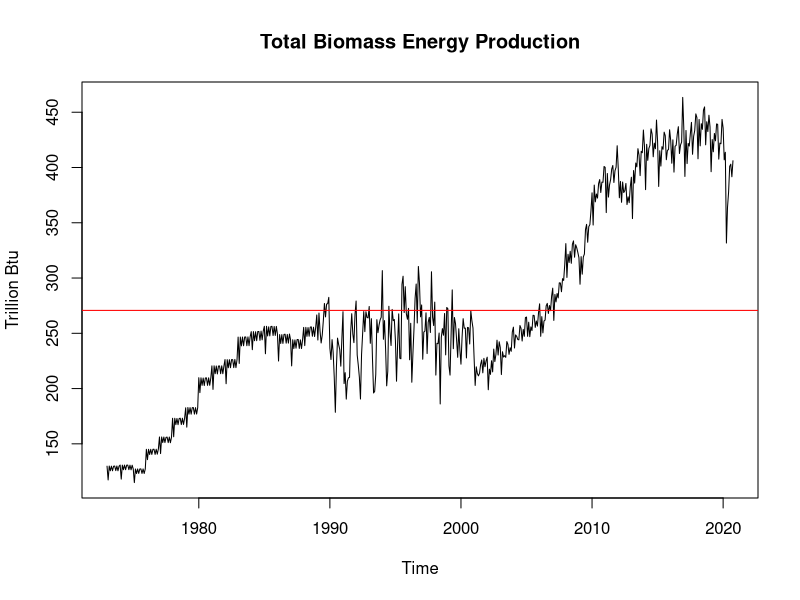
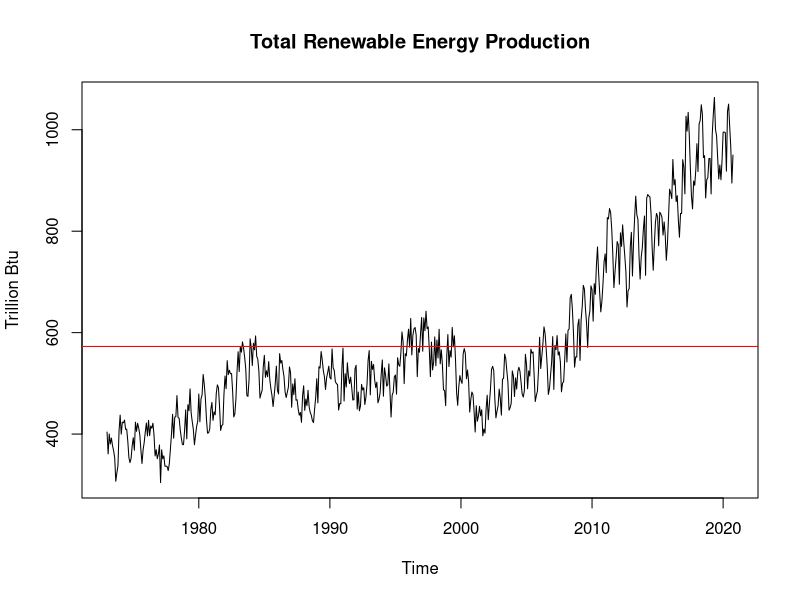
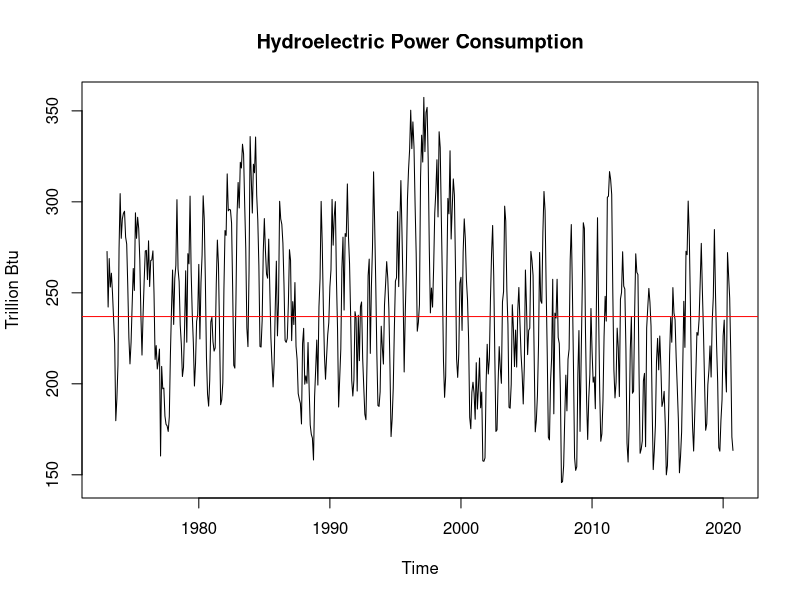
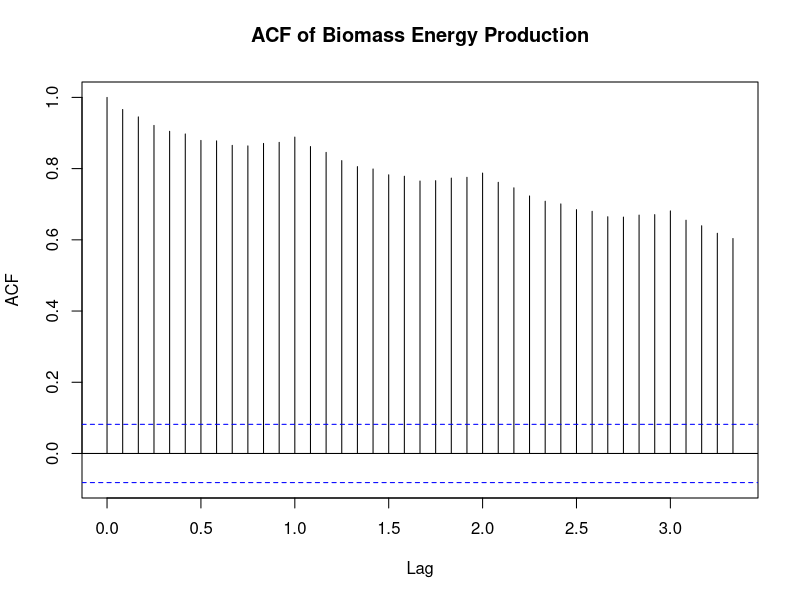
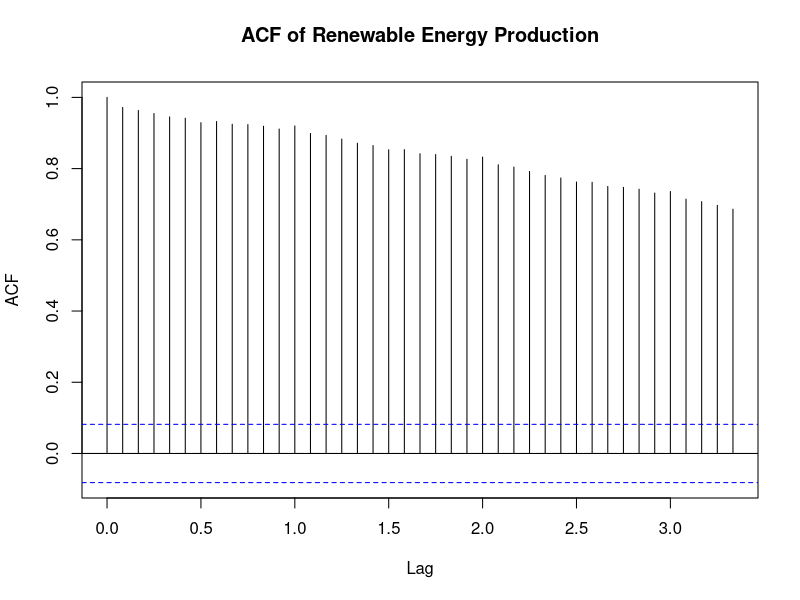
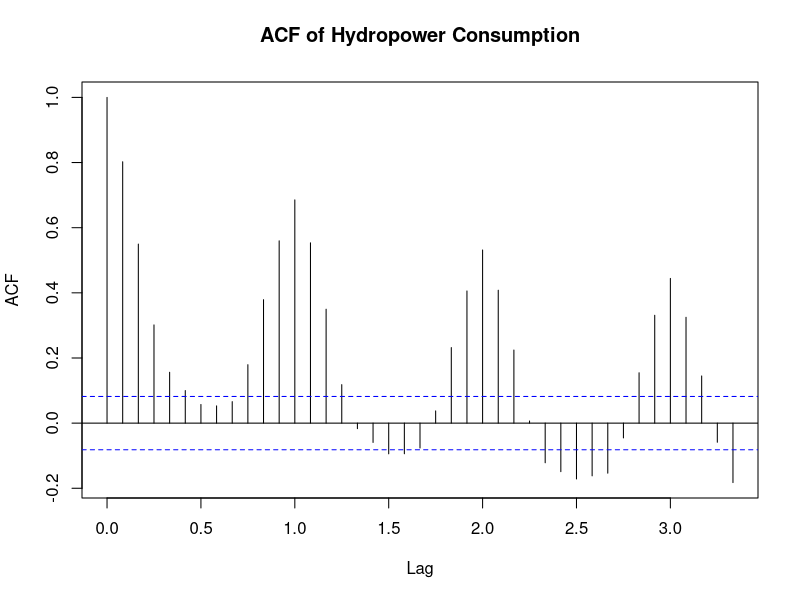
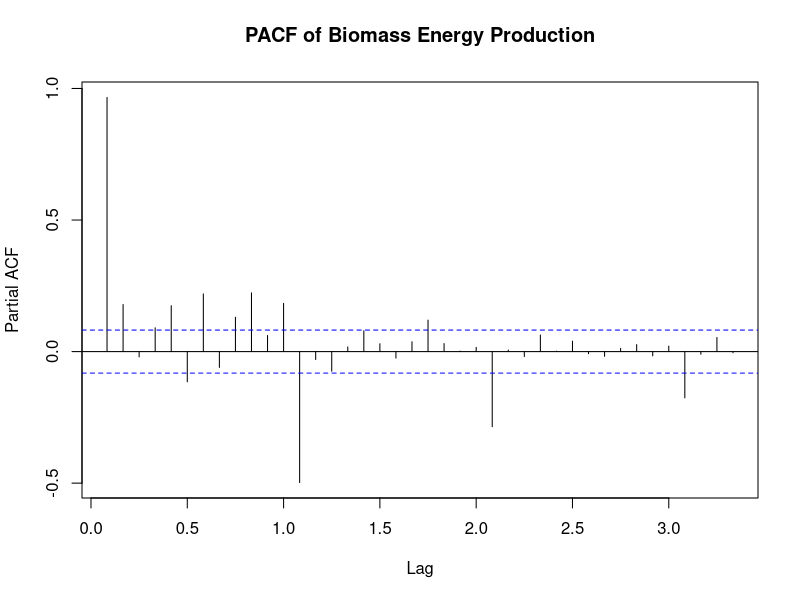
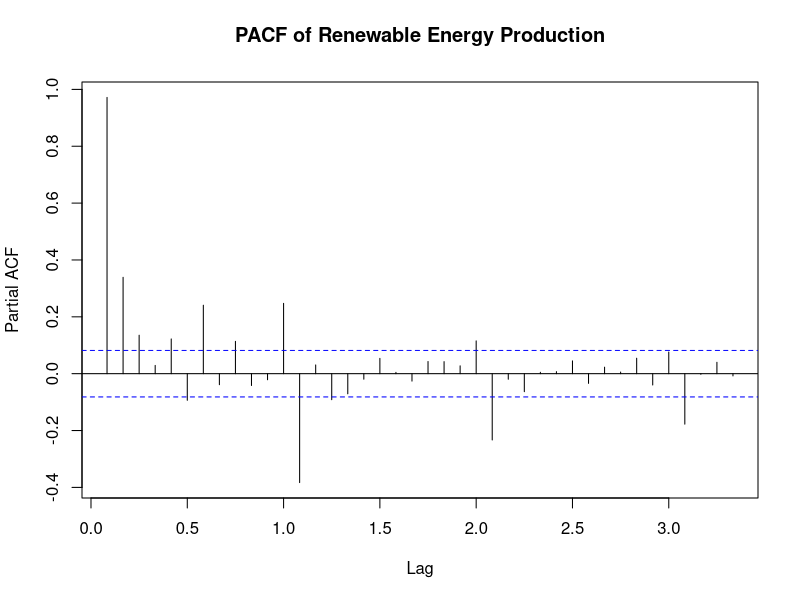

Write the R code that produced these figures, in order.
## ---- chunk 1
knitr::opts_chunk$set(fig.width=7, fig.height=4.2)
## ---- chunk 2
#Load/install required package here
library(tseries)
library(forecast)
library(dplyr)
library(readxl)

#setting digit to be maximum of 6
options(digits=6)
## ---- chunk 3
#Importing data set
setwd("/Users/stefanchen/Documents/Duke/Classes/Spring 2021/ENV 790/GitHub/ENV790_30_TSA_S2021/Data")
re.df<-read_xlsx("Table_10.1_Renewable_Energy_Production_and_Consumption_by_Source.xlsx", skip=10)
## ---- chunk 4
#Create data frame with the selected column
re_select<-re.df %>%
  select("Total Biomass Energy Production", 
         "Total Renewable Energy Production", 
         "Hydroelectric Power Consumption")

#Remove rows of units by selecting [numeric rows, all columns]
re_select<-re_select[!is.na(as.numeric(re_select$'Total Biomass Energy Production')),]

#Transforming characters to numeric
re_select<-sapply(re_select,as.numeric) %>%
  as.data.frame() 

#Confirm data type
str(re_select)
## ---- chunk 5
#Confirm the first 6 values
head(re_select)
## ---- chunk 6
#transform dataframe to time series
ts_select<-ts(re_select, start=c(1973,1), frequency=12)

#transform each columns in data frame to time series
ts_bio<-ts(re_select[,1], start=1973, frequency=12)
ts_re<-ts(re_select[,2], start=1973, frequency=12)
ts_hydro<-ts(re_select[,3], start=1973, frequency=12)

head(ts_select)
## ---- chunk 7
#c(mean, sd)
round(c(mean(ts_bio),sd(ts_bio)),2)
round(c(mean(ts_re),sd(ts_re)),2)
round(c(mean(ts_hydro),sd(ts_hydro)),2)
## ---- chunk 8
#plot times series for Total Biomass Energy Production
plot(ts_bio, 
     main="Total Biomass Energy Production", 
     ylab="Trillion Btu",
     type="l")
abline(h=270.70, col="red")   #adding a horizontal line
## ---- chunk 9
#plot times series for Total Renewable Energy Production
plot(ts_re,
     main="Total Renewable Energy Production",
     ylab="Trillion Btu",
     type="l")
abline(h=572.73, col="red")   #adding a horizontal line
## ---- chunk 10
#plot times series for Hydroelectric Power Consumption
plot(ts_hydro,
     main="Hydroelectric Power Consumption",
     ylab="Trillion Btu",
     type="l")
abline(h=236.95, col="red")   #adding a horizontal line
## ---- chunk 11
#correlation between the variables
cor(ts_re, ts_bio)
cor(ts_bio, ts_hydro)
cor(ts_hydro, ts_re)
## ---- chunk 12
#autocorrelation between the variables
acf(ts_re, lag.max = 40, main="ACF of Biomass Energy Production")
## ---- chunk 13
acf(ts_bio, lag.max = 40, main="ACF of Renewable Energy Production")
## ---- chunk 14
acf(ts_hydro, lag.max = 40, main="ACF of Hydropower Consumption")
## ---- chunk 15
#partial autocorrelation between the variables
pacf(ts_re, lag.max = 40, main="PACF of Biomass Energy Production")
## ---- chunk 16
pacf(ts_bio, lag.max = 40, main="PACF of Renewable Energy Production")
## ---- chunk 17
pacf(ts_hydro, lag.max = 40, main="PACF of Hydropower Consumption")
## ---- chunk 18
#Load/install required package here
library(tseries)
library(forecast)
library(dplyr)
library(readxl)

#setting digit to maximum of 6
options(digits=6)

#Importing initial data set
setwd("/Users/stefanchen/Documents/Duke/Classes/Spring 2021/ENV 790/GitHub/ENV790_30_TSA_S2021/Data")
re.df<-read_xlsx("Table_10.1_Renewable_Energy_Production_and_Consumption_by_Source.xlsx", skip=10)

#Create data frame with the selected columns
re_select<-re.df %>%
  select("Total Biomass Energy Production", 
         "Total Renewable Energy Production", 
         "Hydroelectric Power Consumption")

#Remove rows of units by selecting [numeric rows which excludes characters, and all columns]
re_select<-re_select[!is.na(as.numeric(re_select$'Total Biomass Energy Production')),]

#Transforming characters to numeric value
re_select<-sapply(re_select,as.numeric) %>%
  as.data.frame() 

#Confirm data type
str(re_select)

#Confirm the first 6 values
head(re_select)

#Transform data frame to time series
ts_select<-ts(re_select, start=c(1973,1), frequency=12)

#Transform each columns in data frame to time series
ts_bio<-ts(re_select[,1], start=1973, frequency=12)
ts_re<-ts(re_select[,2], start=1973, frequency=12)
ts_hydro<-ts(re_select[,3], start=1973, frequency=12)

head(ts_select)  #show first six results

#Calculate mean and standard deviation and display c(mean, sd)
round(c(mean(ts_bio),sd(ts_bio)),2)
round(c(mean(ts_re),sd(ts_re)),2)
round(c(mean(ts_hydro),sd(ts_hydro)),2)

#Plot times series for Total Biomass Energy Production
plot(ts_bio, 
     main="Total Biomass Energy Production", 
     ylab="Trillion Btu",
     type="l")
abline(h=270.70, col="red")   #adding a horizontal line

#Plot times series for Total Renewable Energy Production
plot(ts_re,
     main="Total Renewable Energy Production",
     ylab="Trillion Btu",
     type="l")
abline(h=572.73, col="red")   #adding a horizontal line

#Plot times series for Hydroelectric Power Consumption
plot(ts_hydro,
     main="Hydroelectric Power Consumption",
     ylab="Trillion Btu",
     type="l")
abline(h=236.95, col="red")   #adding a horizontal line

#Correlation between the variables
cor(ts_re, ts_bio)
cor(ts_bio, ts_hydro)
cor(ts_hydro, ts_re)

#Autocorrelation between the variables
acf(ts_re, lag.max = 40, main="ACF of Biomass Energy Production")
acf(ts_bio, lag.max = 40, main="ACF of Renewable Energy Production")
acf(ts_hydro, lag.max = 40, main="ACF of Hydropower Consumption")

#Partial autocorrelation between the variables
pacf(ts_re, lag.max = 40, main="PACF of Biomass Energy Production")
pacf(ts_bio, lag.max = 40, main="PACF of Renewable Energy Production")
pacf(ts_hydro, lag.max = 40, main="PACF of Hydropower Consumption")
